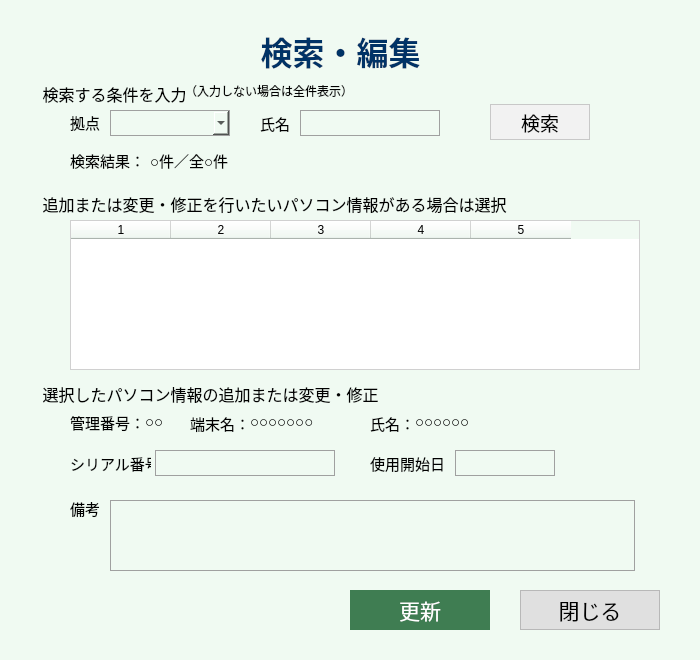
<?xml version="1.0" encoding="UTF-8"?>
<ui version="4.0">
 <class>Dialog</class>
 <widget class="QDialog" name="Dialog">
  <property name="geometry">
   <rect>
    <x>0</x>
    <y>0</y>
    <width>700</width>
    <height>660</height>
   </rect>
  </property>
  <property name="minimumSize">
   <size>
    <width>700</width>
    <height>660</height>
   </size>
  </property>
  <property name="maximumSize">
   <size>
    <width>700</width>
    <height>660</height>
   </size>
  </property>
  <property name="windowTitle">
   <string>Dialog</string>
  </property>
  <property name="styleSheet">
   <string notr="true">QWidget {
    background-color: #F0FAF2 ;      /* 登録フォームの淡い緑 */
}</string>
  </property>
  <widget class="QLabel" name="label_8">
   <property name="enabled">
    <bool>false</bool>
   </property>
   <property name="geometry">
    <rect>
     <x>150</x>
     <y>30</y>
     <width>381</width>
     <height>41</height>
    </rect>
   </property>
   <property name="font">
    <font>
     <family>Meiryo</family>
     <pointsize>24</pointsize>
     <bold>true</bold>
    </font>
   </property>
   <property name="styleSheet">
    <string notr="true">color: #003366;
font-size: 24pt;
font-weight: bold;</string>
   </property>
   <property name="text">
    <string>検索・編集</string>
   </property>
   <property name="alignment">
    <set>Qt::AlignmentFlag::AlignCenter</set>
   </property>
  </widget>
  <widget class="QPushButton" name="btnClose">
   <property name="geometry">
    <rect>
     <x>520</x>
     <y>590</y>
     <width>140</width>
     <height>40</height>
    </rect>
   </property>
   <property name="font">
    <font>
     <family>Meiryo</family>
     <pointsize>16</pointsize>
    </font>
   </property>
   <property name="styleSheet">
    <string notr="true">QPushButton {
    background-color: #E0E0E0;      /* 背景より少し濃いグレー */
    color: #000000;                 /* 黒字 */
    border: 1px solid #B8B8B8;      /* 薄いグレーの枠線 */
    border-radius: 0px;             /* 角丸なし */
}

QPushButton:hover {
    background-color: #D0D0D0;      /* ホバー：少し濃いグレー */
    color: #000000;                 /* 黒字のまま */
}

QPushButton:pressed {
    background-color: #C0C0C0;      /* 押下：さらに濃いグレー */
    color: #000000;                 /* 黒字のまま */
}
</string>
   </property>
   <property name="text">
    <string>閉じる</string>
   </property>
  </widget>
  <widget class="QPushButton" name="btnUpdate">
   <property name="geometry">
    <rect>
     <x>350</x>
     <y>590</y>
     <width>140</width>
     <height>40</height>
    </rect>
   </property>
   <property name="font">
    <font>
     <family>Meiryo</family>
     <pointsize>16</pointsize>
    </font>
   </property>
   <property name="styleSheet">
    <string notr="true">QPushButton#btnUpdate {
    background-color: #3F7D52;
    color: white;
    border: 1px solid #3F7D52;
    border-radius: 0px;
    padding: 4px 12px;
}

QPushButton#btnUpdate:hover {
    background-color: #4E9964;
    border: 1px solid #4E9964;
}

QPushButton#btnUpdate:pressed {
    background-color: #2F6040;
    border: 1px solid #2F6040;
}
</string>
   </property>
   <property name="text">
    <string>更新</string>
   </property>
  </widget>
  <widget class="QGroupBox" name="gbxSearchCondition">
   <property name="geometry">
    <rect>
     <x>40</x>
     <y>80</y>
     <width>621</width>
     <height>101</height>
    </rect>
   </property>
   <property name="font">
    <font>
     <pointsize>12</pointsize>
    </font>
   </property>
   <property name="styleSheet">
    <string notr="true">QGroupBox {
    border: none;
}</string>
   </property>
   <property name="title">
    <string>検索する条件を入力</string>
   </property>
   <widget class="QComboBox" name="cmbLocation">
    <property name="geometry">
     <rect>
      <x>70</x>
      <y>30</y>
      <width>120</width>
      <height>26</height>
     </rect>
    </property>
    <property name="styleSheet">
     <string notr="true">QComboBox {
    border: 1px solid #A0A0A0;   /* 標準より少し濃いグレー */
    padding: 2px;
　font-size: 10pt;
}

QComboBox:focus {
    border: 1px solid #4A90E2;   /* 淡い青 */
    background-color: #FFFFFF;
}</string>
    </property>
   </widget>
   <widget class="QLabel" name="label_4">
    <property name="geometry">
     <rect>
      <x>30</x>
      <y>30</y>
      <width>31</width>
      <height>24</height>
     </rect>
    </property>
    <property name="cursor">
     <cursorShape>ArrowCursor</cursorShape>
    </property>
    <property name="styleSheet">
     <string notr="true">font-size: 11pt;
color: #000000;</string>
    </property>
    <property name="text">
     <string>拠点</string>
    </property>
   </widget>
   <widget class="QLineEdit" name="txtUserName">
    <property name="geometry">
     <rect>
      <x>260</x>
      <y>30</y>
      <width>140</width>
      <height>26</height>
     </rect>
    </property>
    <property name="styleSheet">
     <string notr="true">QLineEdit {
    border: 1px solid #A0A0A0;   /* 標準より少し濃いグレー */
    padding: 2px;
　font-size: 10pt;
}

QLineEdit:focus {
    border: 1px solid #4A90E2;   /* 淡い青 */
    background-color: #FFFFFF;
}</string>
    </property>
    <property name="text">
     <string/>
    </property>
   </widget>
   <widget class="QLabel" name="label_6">
    <property name="geometry">
     <rect>
      <x>220</x>
      <y>30</y>
      <width>31</width>
      <height>26</height>
     </rect>
    </property>
    <property name="styleSheet">
     <string notr="true">font-size: 11pt;
color: #000000;</string>
    </property>
    <property name="text">
     <string>氏名</string>
    </property>
   </widget>
   <widget class="QPushButton" name="btnSearch">
    <property name="geometry">
     <rect>
      <x>450</x>
      <y>24</y>
      <width>100</width>
      <height>36</height>
     </rect>
    </property>
    <property name="font">
     <font>
      <family>Meiryo</family>
      <pointsize>14</pointsize>
     </font>
    </property>
    <property name="styleSheet">
     <string notr="true">QPushButton#btnSearch {
    background-color: #F2F2F2;
    color: #000000;
    border: 1px solid #C8C8C8;
    border-radius: 0px;
    padding: 4px 12px;
}

QPushButton#btnSearch:hover {
    background-color: #E6E6E6;
    border: 1px solid #BFBFBF;
}

QPushButton#btnSearch:pressed {
    background-color: #D9D9D9;
    border: 1px solid #B3B3B3;
}</string>
    </property>
    <property name="text">
     <string>検索</string>
    </property>
   </widget>
   <widget class="QLabel" name="label">
    <property name="geometry">
     <rect>
      <x>30</x>
      <y>70</y>
      <width>76</width>
      <height>21</height>
     </rect>
    </property>
    <property name="font">
     <font>
      <pointsize>11</pointsize>
     </font>
    </property>
    <property name="text">
     <string>検索結果：</string>
    </property>
   </widget>
   <widget class="QLabel" name="lblResultCount">
    <property name="geometry">
     <rect>
      <x>110</x>
      <y>70</y>
      <width>101</width>
      <height>21</height>
     </rect>
    </property>
    <property name="font">
     <font>
      <pointsize>11</pointsize>
     </font>
    </property>
    <property name="text">
     <string>○件／全○件</string>
    </property>
   </widget>
   <widget class="QLabel" name="label_2">
    <property name="geometry">
     <rect>
      <x>145</x>
      <y>3</y>
      <width>161</width>
      <height>16</height>
     </rect>
    </property>
    <property name="text">
     <string>（入力しない場合は全件表示）</string>
    </property>
   </widget>
  </widget>
  <widget class="QGroupBox" name="gbxSearchResult">
   <property name="geometry">
    <rect>
     <x>40</x>
     <y>190</y>
     <width>631</width>
     <height>181</height>
    </rect>
   </property>
   <property name="font">
    <font>
     <pointsize>12</pointsize>
    </font>
   </property>
   <property name="styleSheet">
    <string notr="true">QGroupBox {
    border: none;
}</string>
   </property>
   <property name="title">
    <string>追加または変更・修正を行いたいパソコン情報がある場合は選択</string>
   </property>
   <widget class="QTableWidget" name="tblPcInfo">
    <property name="geometry">
     <rect>
      <x>30</x>
      <y>30</y>
      <width>570</width>
      <height>150</height>
     </rect>
    </property>
    <property name="styleSheet">
     <string notr="true">QTableWidget {
    border: 1px solid #D0D0D0;
    background-color: white;
    gridline-color: #E5E5E5;
}</string>
    </property>
    <property name="columnCount">
     <number>5</number>
    </property>
    <column/>
    <column/>
    <column/>
    <column/>
    <column/>
   </widget>
  </widget>
  <widget class="QGroupBox" name="gbxEditPcInfo">
   <property name="geometry">
    <rect>
     <x>40</x>
     <y>380</y>
     <width>631</width>
     <height>191</height>
    </rect>
   </property>
   <property name="font">
    <font>
     <pointsize>12</pointsize>
    </font>
   </property>
   <property name="styleSheet">
    <string notr="true">QGroupBox {
    border: none;
}</string>
   </property>
   <property name="title">
    <string>選択したパソコン情報の追加または変更・修正</string>
   </property>
   <widget class="QLabel" name="label_9">
    <property name="geometry">
     <rect>
      <x>30</x>
      <y>30</y>
      <width>71</width>
      <height>24</height>
     </rect>
    </property>
    <property name="cursor">
     <cursorShape>ArrowCursor</cursorShape>
    </property>
    <property name="styleSheet">
     <string notr="true">font-size: 11pt;
color: #000000;</string>
    </property>
    <property name="text">
     <string>管理番号：</string>
    </property>
   </widget>
   <widget class="QLabel" name="label_5">
    <property name="geometry">
     <rect>
      <x>150</x>
      <y>30</y>
      <width>61</width>
      <height>26</height>
     </rect>
    </property>
    <property name="styleSheet">
     <string notr="true">font-size: 11pt;
color: #000000;</string>
    </property>
    <property name="text">
     <string>端末名：</string>
    </property>
   </widget>
   <widget class="QLabel" name="label_10">
    <property name="geometry">
     <rect>
      <x>330</x>
      <y>30</y>
      <width>41</width>
      <height>26</height>
     </rect>
    </property>
    <property name="styleSheet">
     <string notr="true">font-size: 11pt;
color: #000000;</string>
    </property>
    <property name="text">
     <string>氏名：</string>
    </property>
   </widget>
   <widget class="QLabel" name="label_7">
    <property name="geometry">
     <rect>
      <x>30</x>
      <y>70</y>
      <width>81</width>
      <height>26</height>
     </rect>
    </property>
    <property name="styleSheet">
     <string notr="true">font-size: 11pt;
color: #000000;</string>
    </property>
    <property name="text">
     <string>シリアル番号</string>
    </property>
   </widget>
   <widget class="QLineEdit" name="txtSerialNo">
    <property name="geometry">
     <rect>
      <x>115</x>
      <y>70</y>
      <width>180</width>
      <height>26</height>
     </rect>
    </property>
    <property name="styleSheet">
     <string notr="true">QLineEdit {
    border: 1px solid #A0A0A0;   /* 標準より少し濃いグレー */
    padding: 2px;
　font-size: 10pt;
}

QLineEdit:focus {
    border: 1px solid #4A90E2;   /* 淡い青 */
    background-color: #FFFFFF;
}</string>
    </property>
   </widget>
   <widget class="QLabel" name="lblTerminalName">
    <property name="geometry">
     <rect>
      <x>210</x>
      <y>30</y>
      <width>111</width>
      <height>24</height>
     </rect>
    </property>
    <property name="cursor">
     <cursorShape>ArrowCursor</cursorShape>
    </property>
    <property name="styleSheet">
     <string notr="true">font-size: 11pt;
color: #000000;</string>
    </property>
    <property name="text">
     <string>○○○○○○○</string>
    </property>
   </widget>
   <widget class="QLabel" name="lblManageNo">
    <property name="geometry">
     <rect>
      <x>105</x>
      <y>30</y>
      <width>31</width>
      <height>24</height>
     </rect>
    </property>
    <property name="cursor">
     <cursorShape>ArrowCursor</cursorShape>
    </property>
    <property name="styleSheet">
     <string notr="true">font-size: 11pt;
color: #000000;</string>
    </property>
    <property name="text">
     <string>○○</string>
    </property>
    <property name="alignment">
     <set>Qt::AlignmentFlag::AlignLeading|Qt::AlignmentFlag::AlignLeft|Qt::AlignmentFlag::AlignVCenter</set>
    </property>
   </widget>
   <widget class="QLabel" name="lblUserName">
    <property name="geometry">
     <rect>
      <x>375</x>
      <y>30</y>
      <width>101</width>
      <height>24</height>
     </rect>
    </property>
    <property name="cursor">
     <cursorShape>ArrowCursor</cursorShape>
    </property>
    <property name="styleSheet">
     <string notr="true">font-size: 11pt;
color: #000000;</string>
    </property>
    <property name="frameShape">
     <enum>QFrame::Shape::NoFrame</enum>
    </property>
    <property name="text">
     <string>○○○○○○</string>
    </property>
   </widget>
   <widget class="QLabel" name="label_11">
    <property name="geometry">
     <rect>
      <x>330</x>
      <y>70</y>
      <width>81</width>
      <height>26</height>
     </rect>
    </property>
    <property name="styleSheet">
     <string notr="true">font-size: 11pt;
color: #000000;</string>
    </property>
    <property name="text">
     <string>使用開始日</string>
    </property>
   </widget>
   <widget class="QLineEdit" name="txtStartDate">
    <property name="geometry">
     <rect>
      <x>415</x>
      <y>70</y>
      <width>100</width>
      <height>26</height>
     </rect>
    </property>
    <property name="styleSheet">
     <string notr="true">QLineEdit {
    border: 1px solid #A0A0A0;   /* 標準より少し濃いグレー */
    padding: 2px;
　font-size: 10pt;
}

QLineEdit:focus {
    border: 1px solid #4A90E2;   /* 淡い青 */
    background-color: #FFFFFF;
}</string>
    </property>
   </widget>
   <widget class="QLabel" name="label_12">
    <property name="geometry">
     <rect>
      <x>30</x>
      <y>115</y>
      <width>31</width>
      <height>26</height>
     </rect>
    </property>
    <property name="styleSheet">
     <string notr="true">font-size: 11pt;
color: #000000;</string>
    </property>
    <property name="text">
     <string>備考</string>
    </property>
   </widget>
   <widget class="QPlainTextEdit" name="txtRemarks">
    <property name="geometry">
     <rect>
      <x>70</x>
      <y>120</y>
      <width>525</width>
      <height>71</height>
     </rect>
    </property>
    <property name="styleSheet">
     <string notr="true">QPlainTextEdit {
    border: 1px solid #A0A0A0;   /* 標準より少し濃いグレー */
    padding: 2px;
　font-size: 10pt;
}

QPlainTextEdit:focus {
    border: 1px solid #4A90E2;   /* 淡い青 */
    background-color: #FFFFFF;
}</string>
    </property>
   </widget>
  </widget>
 </widget>
 <tabstops>
  <tabstop>cmbLocation</tabstop>
  <tabstop>txtUserName</tabstop>
  <tabstop>btnUpdate</tabstop>
  <tabstop>btnClose</tabstop>
 </tabstops>
 <resources/>
 <connections/>
</ui>
